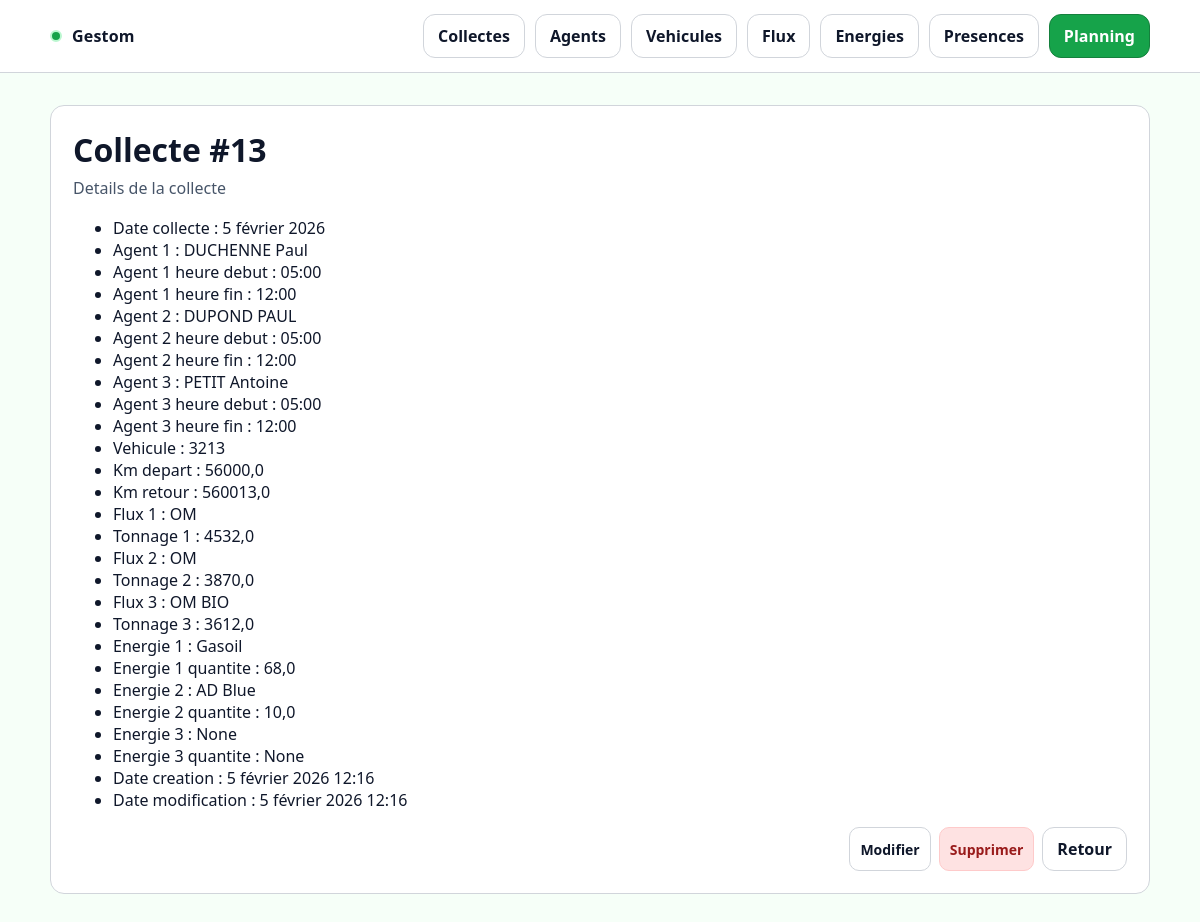
The page /collectes/13/ on the database its author committed.
### core/models.py (models this page shows, shortened)
class Collecte(models.Model):
    id_collecte = models.BigAutoField(primary_key=True)
    date_collecte = models.DateField(default=timezone.localdate)
    id_agent_1 = models.ForeignKey(
        Agent,
        null=True,
        blank=True,
        on_delete=models.SET_NULL,
        related_name="collectes_agent_1",
    )
    a1_hr_debut = models.TimeField(null=True, blank=True)
    a1_hr_fin = models.TimeField(null=True, blank=True)
    id_agent_2 = models.ForeignKey(
        Agent,
        null=True,
        blank=True,
        on_delete=models.SET_NULL,
        related_name="collectes_agent_2",
    )
    a2_hr_debut = models.TimeField(null=True, blank=True)
    a2_hr_fin = models.TimeField(null=True, blank=True)
    id_agent_3 = models.ForeignKey(
        Agent,
        null=True,
        blank=True,
        on_delete=models.SET_NULL,
        related_name="collectes_agent_3",
    )
    a3_hr_debut = models.TimeField(null=True, blank=True)
    a3_hr_fin = models.TimeField(null=True, blank=True)
    id_vehicule = models.ForeignKey(
        Vehicule,
        null=True,
        blank=True,
        on_delete=models.SET_NULL,
        related_name="collectes",
    )
    km_depart = models.FloatField(null=True, blank=True)
    km_retour = models.FloatField(null=True, blank=True)
    id_flux1 = models.ForeignKey(
        Flux,
        null=True,
        blank=True,
        on_delete=models.SET_NULL,
        related_name="collectes_flux1",
    )
    id_flux2 = models.ForeignKey(
        Flux,
        null=True,
        blank=True,
        on_delete=models.SET_NULL,
        related_name="collectes_flux2",
    )
    id_flux3 = models.ForeignKey(
        Flux,
        null=True,
        blank=True,
        on_delete=models.SET_NULL,
        related_name="collectes_flux3",
    )
    tonnage1 = models.FloatField(null=True, blank=True)
    tonnage2 = models.FloatField(null=True, blank=True)
    tonnage3 = models.FloatField(null=True, blank=True)
    id_energie_1 = models.ForeignKey(
        Energie,
        null=True,
        blank=True,
        on_delete=models.SET_NULL,
        related_name="collectes_energie1",
    )
    id_energie_2 = models.ForeignKey(
        Energie,
        null=True,
        blank=True,
        on_delete=models.SET_NULL,
        related_name="collectes_energie2",
    )
    id_energie_3 = models.ForeignKey(
        Energie,
        null=True,
        blank=True,
        on_delete=models.SET_NULL,
        related_name="collectes_energie3",
    )
    energie_qte_1 = models.FloatField(null=True, blank=True)
    energie_qte_2 = models.FloatField(null=True, blank=True)
    energie_qte_3 = models.FloatField(null=True, blank=True)
    date_creation = models.DateTimeField(auto_now_add=True)
    date_modification = models.DateTimeField(auto_now=True)
    class Meta:
        ordering = ["-date_collecte", "-date_creation"]

class Agent(models.Model):
    id_ag = models.PositiveIntegerField(unique=True)
    nom = models.CharField(max_length=100)
    prenom = models.CharField(max_length=100)
    qualification = models.CharField(max_length=150, blank=True)
    service = models.CharField(max_length=150, blank=True)
    employeur = models.CharField(max_length=150, blank=True)
    hds_defaut = models.TimeField(null=True, blank=True)
    hajout_quotidien = models.TimeField(null=True, blank=True)
    echeance_permis = models.DateField(null=True, blank=True)
    echeance_fco = models.DateField(null=True, blank=True)
    supp = models.BooleanField(default=False)
    archive = models.BooleanField(default=False)
    arrivee = models.DateField(null=True, blank=True)
    depart = models.DateField(null=True, blank=True)
    tel = models.CharField(max_length=30, blank=True)
    class Meta:
        ordering = ["nom", "prenom"]
    def __str__(self):
        return f"{self.nom} {self.prenom}"

class Vehicule(models.Model):
    nom_vehicule = models.CharField(max_length=150)
    type = models.CharField(max_length=150)
    archive = models.BooleanField(default=False)
    date_creation = models.DateTimeField(auto_now_add=True)
    date_modification = models.DateTimeField(auto_now=True)
    def __str__(self):
        return self.nom_vehicule

class Flux(models.Model):
    id_flux = models.AutoField(primary_key=True)
    flux = models.CharField(max_length=150)
    flux_long = models.CharField(max_length=255)
    couleur_flux = models.CharField(max_length=50, blank=True)
    archive = models.BooleanField(default=False)
    class Meta:
        ordering = ["flux"]
    def __str__(self):
        return self.flux

class Energie(models.Model):
    energie = models.CharField(max_length=150)
    date_creation = models.DateTimeField(auto_now_add=True)
    date_modification = models.DateTimeField(auto_now=True)
    class Meta:
        ordering = ["energie"]
    def __str__(self):
        return self.energie

### core/views.py (the view)
# urls.py: path("collectes/<int:pk>/", CollecteDetailView.as_view(), name="collecte_detail"),
class CollecteDetailView(DetailView):
    model = Collecte
    template_name = "core/collecte_detail.html"
    context_object_name = "collecte"

### core/templates/core/collecte_detail.html (shortened to what this page needs)
{% extends "core/base.html" %}
{% block content %}
<div class="card">
  <div class="card__pad">
    <div class="header">
      <div>
        <h1 class="h1">Collecte #{{ collecte.id_collecte }}</h1>
        <p class="sub">Details de la collecte</p>
      </div>
    </div>
    <ul class="list">
      <li>Date collecte : {{ collecte.date_collecte }}</li>
      <li>Agent 1 : {{ collecte.id_agent_1 }}</li>
      <li>Agent 1 heure debut : {{ collecte.a1_hr_debut }}</li>
      <li>Agent 1 heure fin : {{ collecte.a1_hr_fin }}</li>
      <li>Agent 2 : {{ collecte.id_agent_2 }}</li>
      <li>Agent 2 heure debut : {{ collecte.a2_hr_debut }}</li>
      <li>Agent 2 heure fin : {{ collecte.a2_hr_fin }}</li>
      <li>Agent 3 : {{ collecte.id_agent_3 }}</li>
      <li>Agent 3 heure debut : {{ collecte.a3_hr_debut }}</li>
      <li>Agent 3 heure fin : {{ collecte.a3_hr_fin }}</li>
      <li>Vehicule : {{ collecte.id_vehicule }}</li>
      <li>Km depart : {{ collecte.km_depart }}</li>
      <li>Km retour : {{ collecte.km_retour }}</li>
      <li>Flux 1 : {{ collecte.id_flux1 }}</li>
      <li>Tonnage 1 : {{ collecte.tonnage1 }}</li>
      <li>Flux 2 : {{ collecte.id_flux2 }}</li>
      <li>Tonnage 2 : {{ collecte.tonnage2 }}</li>
      <li>Flux 3 : {{ collecte.id_flux3 }}</li>
      <li>Tonnage 3 : {{ collecte.tonnage3 }}</li>
      <li>Energie 1 : {{ collecte.id_energie_1 }}</li>
      <li>Energie 1 quantite : {{ collecte.energie_qte_1 }}</li>
      <li>Energie 2 : {{ collecte.id_energie_2 }}</li>
      <li>Energie 2 quantite : {{ collecte.energie_qte_2 }}</li>
      <li>Energie 3 : {{ collecte.id_energie_3 }}</li>
      <li>Energie 3 quantite : {{ collecte.energie_qte_3 }}</li>
      <li>Date creation : {{ collecte.date_creation }}</li>
      <li>Date modification : {{ collecte.date_modification }}</li>
    </ul>
    <div class="actions">
      <a href="{% url 'core:collecte_update' collecte.pk %}" class="btn btn--sm btn--ghost">Modifier</a>
      <a href="{% url 'core:collecte_delete' collecte.pk %}" class="btn btn--sm btn--danger">Supprimer</a>
      <a href="{% url 'core:collecte_list' %}" class="btn btn--ghost">Retour</a>
    </div>
  </div>
</div>
{% endblock %}

### core/static/core/styles.css (style rules this page uses)
:root { --bg: #f6fff8; --surface: #ffffff; --card: #ffffff; --text: #0f172a; --muted: #475569; --primary: #16a34a; --primary-2: #15803d; --success: #16a34a; --warning: #f59e0b; --danger: #dc2626; --border: #d1d5db; --shadow: none; --radius: 14px; --focus: #86efac; --overlay: #052e16; }
* { box-sizing: border-box; }
html,body { height: 100%; }
body { margin: 0; font-family: ui-sans-serif, system-ui, -apple-system, Segoe UI, Roboto, Arial, "Noto Sans", "Helvetica Neue", sans-serif; background: var(--bg); color: var(--text); }
a { color: inherit; text-decoration: none; }
.card { background: var(--card); border: 1px solid var(--border); border-radius: var(--radius); box-shadow: none; }
.card__pad { padding: 22px; }
.header { display:flex; align-items:flex-start; justify-content: space-between; gap: 14px; margin-bottom: 18px; }
.h1 { font-size: 32px; margin: 0 0 6px; }
.sub { color: var(--muted); margin: 0; }
.btn { display:inline-flex; align-items:center; justify-content:center; gap: 8px; padding: 10px 14px; border-radius: 12px; border: 1px solid var(--border); background: #f0fdf4; color: var(--text); font-weight: 600; cursor: pointer; transition: transform .06s ease; }
.btn--ghost { background: var(--surface); }
.btn--danger { background: #fee2e2; border-color: #fecaca; color: #991b1b; }
.btn--sm { padding: 8px 10px; border-radius: 10px; font-size: 14px; }
.actions { display:flex; justify-content:flex-end; gap: 8px; flex-wrap: wrap; }

### rows shown on the page
Collecte: id_collecte "13", date_collecte "5 février 2026", id_agent_1 "DUCHENNE Paul", a1_hr_debut "05:00", a1_hr_fin "12:00", id_agent_2 "DUPOND PAUL", a2_hr_debut "05:00", a2_hr_fin "12:00", id_agent_3 "PETIT Antoine", a3_hr_debut "05:00", a3_hr_fin "12:00", id_vehicule "3213", km_depart "56000,0", km_retour "560013,0", id_flux1 "OM", tonnage1 "4532,0", id_flux2 "OM", tonnage2 "3870,0", id_flux3 "OM BIO", tonnage3 "3612,0", id_energie_1 "Gasoil", energie_qte_1 "68,0", id_energie_2 "AD Blue", energie_qte_2 "10,0", id_energie_3 "None", energie_qte_3 "None", date_creation "5 février 2026 12:16", date_modification "5 février 2026 12:16"
